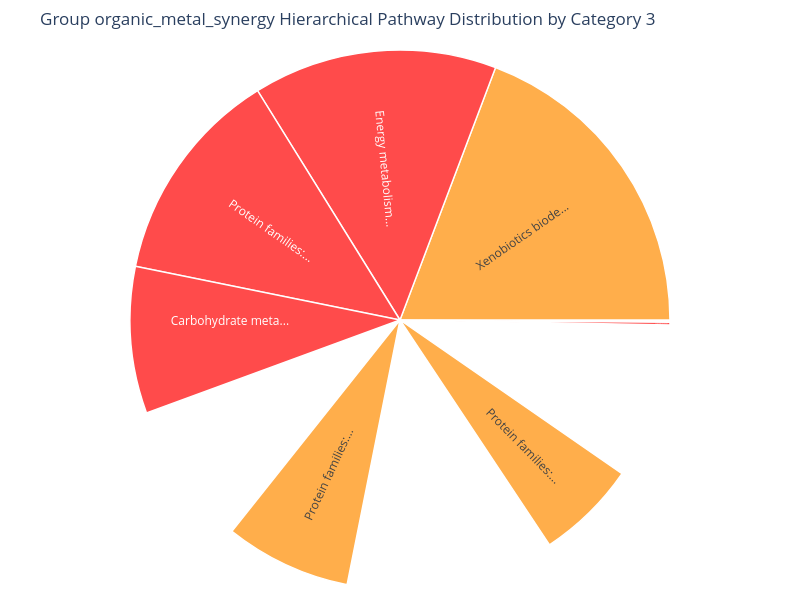

The cell this chart's notebook holds for it:
### Code cell
create_sunburst_chart(organic_metal_synergy, "organic_metal_synergy", top_n=20, category=3)

### Figure 1 — Plotly figure (JSON) as saved in the notebook; plotly's stock layout.template omitted (floating-point values rounded to 4 significant figures)
{"data": [{"branchvalues": "total", "customdata": [["<b>Pathway</b>: Protein families: signaling and cellular processes > Transporters [BR:ko02000]; Cancer: overview > Chemical carcinogenesis - DNA adducts; Metabolism of other amino acids > Glutathione metabolism; Protein families: signaling and cellular processes > Antimicrobial resistance genes [BR:ko01504]<br><b>Genus</b>: Gallionella<br><b>Protein</b>: glutathione transferase"], ["<b>Pathway</b>: Energy metabolism > Nitrogen metabolism<br><b>Genus</b>: Pseudarthrobacter<br><b>Protein</b>: dna ligase "], ["<b>Pathway</b>: Xenobiotics biodegradation and metabolism > Toluene degradation; Xenobiotics biodegradation and metabolism > Benzoate degradation; Xenobiotics biodegradation and metabolism > Fluorobenzoate degradation; Xenobiotics biodegradation and metabolism > Chloroalkane and chloroalkene degradation; Xenobiotics biodegradation and metabolism > Xylene degradation; Xenobiotics biodegradation and metabolism > Dioxin degradation; Xenobiotics biodegradation and metabolism > Polycyclic aromatic hydrocarbon degradation<br><b>Genus</b>: Acidisoma<br><b>Protein</b>: ferredoxin---nad+ reductase"], ["<b>Pathway</b>: Xenobiotics biodegradation and metabolism > Toluene degradation; Xenobiotics biodegradation and metabolism > Benzoate degradation; Xenobiotics biodegradation and metabolism > Fluorobenzoate degradation; Xenobiotics biodegradation and metabolism > Chloroalkane and chloroalkene degradation; Xenobiotics biodegradation and metabolism > Xylene degradation; Xenobiotics biodegradation and metabolism > Dioxin degradation; Xenobiotics biodegradation and metabolism > Polycyclic aromatic hydrocarbon degradation<br><b>Genus</b>: Pseudorhodoferax<br><b>Protein</b>: ferredoxin---nad+ reductase"], ["<b>Pathway</b>: Carbohydrate metabolism > Butanoate metabolism<br><b>Genus</b>: Pseudarthrobacter<br><b>Protein</b>: "], ["<b>Pathway</b>: Energy metabolism > Nitrogen metabolism<br><b>Genus</b>: Pseudarthrobacter<br><b>Protein</b>: phosphoenolpyruvate carboxykinase "], ["<b>Pathway</b>: Xenobiotics biodegradation and metabolism > Toluene degradation; Xenobiotics biodegradation and metabolism > Benzoate degradation; Xenobiotics biodegradation and metabolism > Fluorobenzoate degradation; Xenobiotics biodegradation and metabolism > Chloroalkane and chloroalkene degradation; Xenobiotics biodegradation and metabolism > Xylene degradation; Xenobiotics biodegradation and metabolism > Dioxin degradation; Xenobiotics biodegradation and metabolism > Polycyclic aromatic hydrocarbon degradation<br><b>Genus</b>: Methylocystis<br><b>Protein</b>: ferredoxin---nad+ reductase"], ["<b>Pathway</b>: Xenobiotics biodegradation and metabolism > Toluene degradation; Xenobiotics biodegradation and metabolism > Benzoate degradation; Xenobiotics biodegradation and metabolism > Fluorobenzoate degradation; Xenobiotics biodegradation and metabolism > Chloroalkane and chloroalkene degradation; Xenobiotics biodegradation and metabolism > Xylene degradation; Xenobiotics biodegradation and metabolism > Dioxin degradation; Xenobiotics biodegradation and metabolism > Polycyclic aromatic hydrocarbon degradation<br><b>Genus</b>: Simplicispira<br><b>Protein</b>: ferredoxin---nad+ reductase"], ["<b>Pathway</b>: Protein families: metabolism > Photosynthesis proteins [BR:ko00194]; Unclassified: metabolism > Enzymes with EC numbers<br><b>Genus</b>: Thermincola<br><b>Protein</b>: ferredoxin---nadp+ reductase"], ["<b>Pathway</b>: Protein families: metabolism > Lipid biosynthesis proteins [BR:ko01004]<br><b>Genus</b>: Gallionella<br><b>Protein</b>: enoyl-[ reductase ["], ["<b>Pathway</b>: Protein families: metabolism > Lipid biosynthesis proteins [BR:ko01004]<br><b>Genus</b>: Acidisoma<br><b>Protein</b>: enoyl-[ reductase ["], ["<b>Pathway</b>: Protein families: metabolism > Lipid biosynthesis proteins [BR:ko01004]<br><b>Genus</b>: Aestuariimicrobium<br><b>Protein</b>: enoyl-"], ["<b>Pathway</b>: Protein families: metabolism > Lipid biosynthesis proteins [BR:ko01004]<br><b>Genus</b>: Mycoplana<br><b>Protein</b>: enoyl-[ reductase ["], ["<b>Pathway</b>: Protein families: signaling and cellular processes > Exosome [BR:ko04147]; Protein families: metabolism > Amino acid related enzymes [BR:ko01007]; Biosynthesis of other secondary metabolites > Tropane, piperidine and pyridine alkaloid biosynthesis<br><b>Genus</b>: Gallionella<br><b>Protein</b>: aspartate transaminase"], ["<b>Pathway</b>: Protein families: metabolism > Lipid biosynthesis proteins [BR:ko01004]<br><b>Genus</b>: Gallionella<br><b>Protein</b>: enoyl-"], ["<b>Pathway</b>: Protein families: metabolism > Lipid biosynthesis proteins [BR:ko01004]<br><b>Genus</b>: Gallionella<br><b>Protein</b>: 3-oxoacyl-[ reductase"], ["<b>Pathway</b>: Protein families: metabolism > Lipid biosynthesis proteins [BR:ko01004]<br><b>Genus</b>: Thermincola<br><b>Protein</b>: enoyl-"], ["<b>Pathway</b>: Protein families: signaling and cellular processes > Exosome [BR:ko04147]; Protein families: metabolism > Amino acid related enzymes [BR:ko01007]; Biosynthesis of other secondary metabolites > Tropane, piperidine and pyridine alkaloid biosynthesis<br><b>Genus</b>: Acidisoma<br><b>Protein</b>: aspartate transaminase"], ["<b>Pathway</b>: Energy metabolism > Nitrogen metabolism<br><b>Genus</b>: Gallionella<br><b>Protein</b>: siroheme-synthase ["], ["<b>Pathway</b>: Protein families: metabolism > Lipid biosynthesis proteins [BR:ko01004]<br><b>Genus</b>: Anoxybacillus<br><b>Protein</b>: enoyl-[ reductase ["]], "domain": {"x": [0, 1], "y": [0, 1]}, "hovertemplate": "%{customdata[0]}", "ids": ["Protein families: signaling and cellular processes > Transporters [BR:ko02000]; Cancer: overview > Chemical carcinogenesis - DNA adducts; Metabolism of other amino acids > Glutathione metabolism; Protein families: signaling and cellular processes > Antimicrobial resistance genes [BR:ko01504]", "Energy metabolism > Nitrogen metabolism", "Xenobiotics biodegradation and metabolism > Toluene degradation; Xenobiotics biodegradation and metabolism > Benzoate degradation; Xenobiotics biodegradation and metabolism > Fluorobenzoate degradation; Xenobiotics biodegradation and metabolism > Chloroalkane and chloroalkene degradation; Xenobiotics biodegradation and metabolism > Xylene degradation; Xenobiotics biodegradation and metabolism > Dioxin degradation; Xenobiotics biodegradation and metabolism > Polycyclic aromatic hydrocarbon degradation", "Xenobiotics biodegradation and metabolism > Toluene degradation; Xenobiotics biodegradation and metabolism > Benzoate degradation; Xenobiotics biodegradation and metabolism > Fluorobenzoate degradation; Xenobiotics biodegradation and metabolism > Chloroalkane and chloroalkene degradation; Xenobiotics biodegradation and metabolism > Xylene degradation; Xenobiotics biodegradation and metabolism > Dioxin degradation; Xenobiotics biodegradation and metabolism > Polycyclic aromatic hydrocarbon degradation", "Carbohydrate metabolism > Butanoate metabolism", "Energy metabolism > Nitrogen metabolism", "Xenobiotics biodegradation and metabolism > Toluene degradation; Xenobiotics biodegradation and metabolism > Benzoate degradation; Xenobiotics biodegradation and metabolism > Fluorobenzoate degradation; Xenobiotics biodegradation and metabolism > Chloroalkane and chloroalkene degradation; Xenobiotics biodegradation and metabolism > Xylene degradation; Xenobiotics biodegradation and metabolism > Dioxin degradation; Xenobiotics biodegradation and metabolism > Polycyclic aromatic hydrocarbon degradation", "Xenobiotics biodegradation and metabolism > Toluene degradation; Xenobiotics biodegradation and metabolism > Benzoate degradation; Xenobiotics biodegradation and metabolism > Fluorobenzoate degradation; Xenobiotics biodegradation and metabolism > Chloroalkane and chloroalkene degradation; Xenobiotics biodegradation and metabolism > Xylene degradation; Xenobiotics biodegradation and metabolism > Dioxin degradation; Xenobiotics biodegradation and metabolism > Polycyclic aromatic hydrocarbon degradation", "Protein families: metabolism > Photosynthesis proteins [BR:ko00194]; Unclassified: metabolism > Enzymes with EC numbers", "Protein families: metabolism > Lipid biosynthesis proteins [BR:ko01004]", "Protein families: metabolism > Lipid biosynthesis proteins [BR:ko01004]", "Protein families: metabolism > Lipid biosynthesis proteins [BR:ko01004]", "Protein families: metabolism > Lipid biosynthesis proteins [BR:ko01004]", "Protein families: signaling and cellular processes > Exosome [BR:ko04147]; Protein families: metabolism > Amino acid related enzymes [BR:ko01007]; Biosynthesis of other secondary metabolites > Tropane, piperidine and pyridine alkaloid biosynthesis", "Protein families: metabolism > Lipid biosynthesis proteins [BR:ko01004]", "Protein families: metabolism > Lipid biosynthesis proteins [BR:ko01004]", "Protein families: metabolism > Lipid biosynthesis proteins [BR:ko01004]", "Protein families: signaling and cellular processes > Exosome [BR:ko04147]; Protein families: metabolism > Amino acid related enzymes [BR:ko01007]; Biosynthesis of other secondary metabolites > Tropane, piperidine and pyridine alkaloid biosynthesis", "Energy metabolism > Nitrogen metabolism", "Protein families: metabolism > Lipid biosynthesis proteins [BR:ko01004]"], "insidetextorientation": "radial", "labels": ["Protein families:...", "Energy metabolism...", "Xenobiotics biode...", "Xenobiotics biode...", "Carbohydrate meta...", "Energy metabolism...", "Xenobiotics biode...", "Xenobiotics biode...", "Protein families:...", "Protein families:...", "Protein families:...", "Protein families:...", "Protein families:...", "Protein families:...", "Protein families:...", "Protein families:...", "Protein families:...", "Protein families:...", "Energy metabolism...", "Protein families:..."], "marker": {"colors": ["#FF0000", "#FF0000", "#FF8C00", "#FF8C00", "#FF0000", "#FF0000", "#FF0000", "#FF8C00", "#FF0000", "#FF0000", "#FF8C00", "#FF8C00", "#FF0000", "#FF0000", "#FF0000", "#FF0000", "#FF0000", "#FF8C00", "#FF0000", "#FF0000"], "line": {"color": "white", "width": 1.5}}, "name": "", "parents": ["", "", "", "", "", "", "", "", "", "", "", "", "", "", "", "", "", "", "", ""], "textinfo": "label", "type": "sunburst", "values": [0.003641, 0.09021, 0.4441, 0.04041, 0.2026, 0.3371, 0.201, 0.05009, 0.2994, 0.003828, 0.1744, 0, 0.01166, 0.004716, 0.006388, 0.00303, 0.1417, 0.139, 0.008402, 0.1463]}], "layout": {"font": {"size": 12}, "height": 600, "hoverlabel": {"bgcolor": "white", "font": {"size": 12}}, "legend": {"title": {"text": "System Status"}, "tracegroupgap": 0}, "margin": {"b": 10, "l": 10, "r": 10, "t": 50}, "title": {"text": "Group organic_metal_synergy Hierarchical Pathway Distribution by Category 3"}, "width": 800}}
